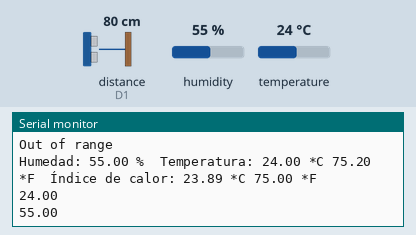
The sketch below on a simulated ESP8266 (NodeMCU). Parts: the last lines printed to the serial monitor. The inputs (shaded band) are chosen by the test bench; at power-on: distance to the obstacle (sensor on D1) 80 cm, humidity 55 %, temperature 24 °C. The echo pulse lasts 58.3 µs per cm.

Above: at 2.9 s.
3.0 s: distance to the obstacle (sensor on D1) set to 2 cm
6.1 s: humidity set to 22 %
7.8 s: temperature set to 12 °C
At 9.0 s:
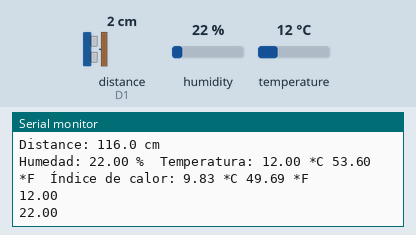
9.5 s: distance to the obstacle (sensor on D1) set to 4 cm
11.2 s: humidity set to 40 %
At 13.7 s:
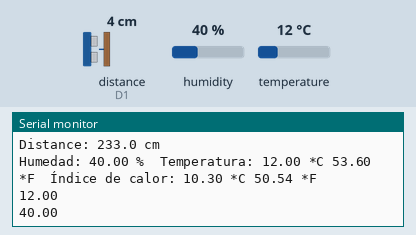
Timing chart, 0 to 13.9 s (numbered marks = the images above; inputs shaded):
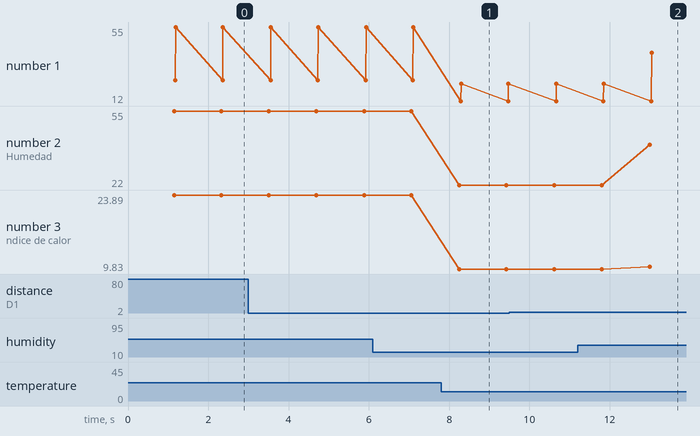

Measured:
- after the input at 7.8 s, the serial monitor: prints a new line after 0.45 s (image 1)
- after the input at 11.2 s, the serial monitor: prints a new line after 1.8 s (image 2)
- plotted number 1: 22 → 40 after the input at 11.2 s
- plotted number 2: 22 → 40 after the input at 11.2 s
- plotted number 3: 23.89 → 9.83 after the input at 7.8 s, 9.83 → 10.3 after the input at 11.2 s

The sketch:

PROYECTO_THINGERIO.ino
```cpp
#include "NewPing.h"      // include NewPing library
#include <DHT.h>

// Dependiendo del tipo de sensor
#define DHTTYPE DHT11

int DHTPIN = D2;

// for ESP8266 microcontroller
int trigPin = D0;      // trigger pin
int echoPin = D1;      // echo pin

NewPing sonar(trigPin, echoPin);


// Inicializamos el sensor DHT11
DHT dht(DHTPIN, DHTTYPE);


#include <ESP8266WiFi.h> //Librería de conexión WiFi del módulo ESP8266
#include <ThingerESP8266.h> //Librería de la plataforma thinger.io
#include "DHT.h" //Librería de los sensores DHT11, DHT22, etc.
// Parámetros del conexión con thinger.io
#define usuario "avegac"
#define device_Id "DHT11"
#define device_credentials "tEIvBV1vA80fBGsJ"
ThingerESP8266 thing(usuario, device_Id, device_credentials);
// Parámetros de conexión WiFi
const char WiFi_ssid[]="Dante"; //Nombre de red
const char WiFi_password[]="Darkdevil2247"; //Clave de red


void setup() {
  // Inicializamos comunicación serie
  Serial.begin(9600);

  // Comenzamos el sensor DHT
  dht.begin();

   // Inicialización de la WiFi para comunicarse con la API
 thing.add_wifi(WiFi_ssid, WiFi_password);
 // Inicialización de la lectura de datos desde la API
  thing["Humedad"]>>outputValue(dht.readHumidity());
  thing["Temperatura"]>>outputValue(dht.readTemperature());


  pinMode(D0, OUTPUT);
  pinMode(D1, INPUT);

  thing["SONIC"] >> [] (pson& out){
      double duration, distance;
      digitalWrite(D0, LOW);  // Get Start
      delayMicroseconds(2); // stable the line
      digitalWrite(D0, HIGH); // sending 10 us pulse
      delayMicroseconds(10); // delay
      digitalWrite(D0, LOW); // after sending pulse wating to receive signals
      duration = pulseIn(D1, HIGH); // calculating time
      distance = (duration/2) / 29.1; // single path
      out = distance;
  };


}

void loop() {
    // Esperamos 5 segundos entre medidas
 delay(1000);

  // Leemos la humedad relativa
  float h = dht.readHumidity();
  // Leemos la temperatura en grados centígrados (por defecto)
  float t = dht.readTemperature();
  // Leemos la temperatura en grados Fahreheit
  float f = dht.readTemperature(true);


  // Comprobamos si ha habido algún error en la lectura
  if (isnan(h) || isnan(t) || isnan(f)) {
    Serial.println("Error obteniendo los datos del sensor DHT11");
    return;
  }

  // Calcular el índice de calor en Fahreheit
  float hif = dht.computeHeatIndex(f, h);
  // Calcular el índice de calor en grados centígrados
  float hic = dht.computeHeatIndex(t, h, false);


 float distance = sonar.ping_median(5);

  if(distance>2500 || distance<1) Serial.println("Out of range");
  else
  {
    Serial.print("Distance: ");
    Serial.print(distance, 1); Serial.println(" cm");

  }

    Serial.print("Humedad: ");
    Serial.print(h);
    Serial.print(" %\t");
    Serial.print("Temperatura: ");
    Serial.print(t);
    Serial.print(" *C ");
    Serial.print(f);
    Serial.print(" *F\t");
    Serial.print("Índice de calor: ");
    Serial.print(hic);
    Serial.print(" *C ");
    Serial.print(hif);
    Serial.println(" *F");

   Serial.println(dht.readTemperature());
   Serial.println(dht.readHumidity());
   thing.handle();

}
```
